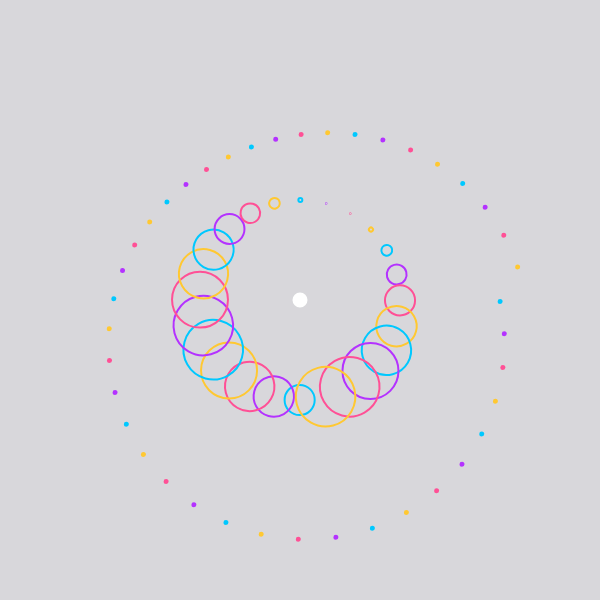
Frame 1 (no input)
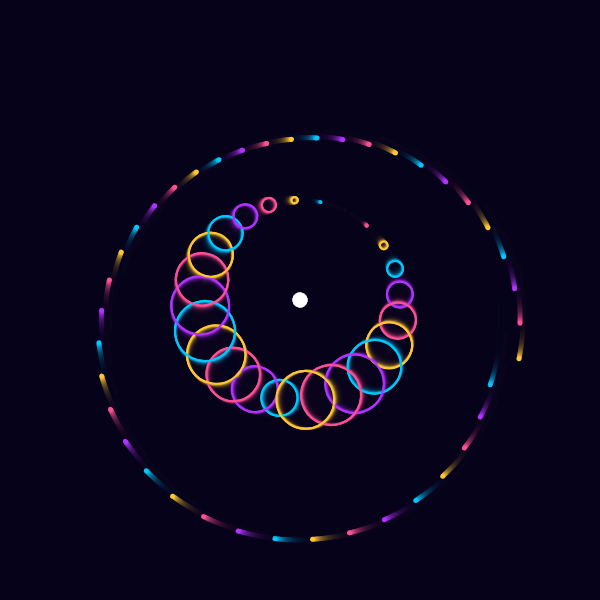
Frame 60 (no input)
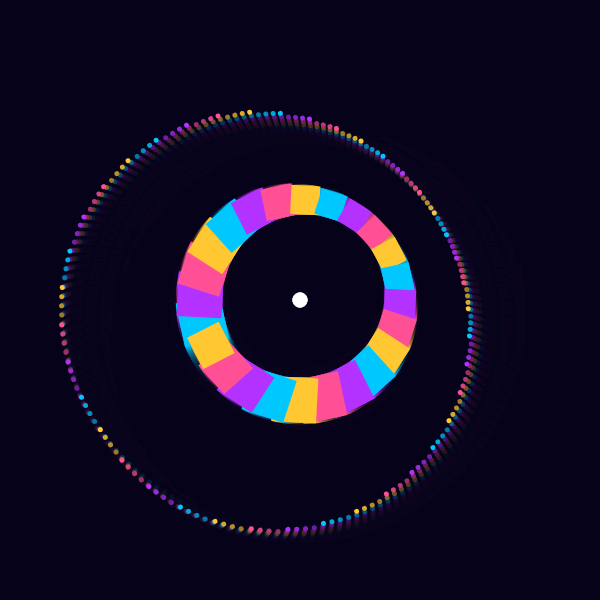
Frame 120 (the mouse pressed at the canvas centre since frame 60)

The p5.js sketch that drew these frames (run headless with seeded random() and noise() and a simulated clock; from frame 60 on, the mouse is pressed at the canvas centre):

// p5.js sketch
// ── sketch.js

/*
Name: Jayden G
Title: Digital Galaxy
Instructions:
Move your mouse to change the size and movement of the pattern.
Click to change the pattern.
Press SPACE to change the colors.
*/

let colors = [];
let patternType = 0;
let rotation = 0;

function setup() {
  createCanvas(600, 600);
  angleMode(DEGREES);
  colors = [
    color(0, 200, 255),
    color(180, 50, 255),
    color(255, 80, 150),
    color(255, 200, 50)
  ];
}

function draw() {
  background(10, 5, 30, 40);

  translate(width / 2, height / 2);

  // Mouse controls the pattern size
  let patternSize = map(mouseX, 0, width, 30, 180);

  // Mouse controls the rotation speed
  rotation += map(mouseY, 0, height, 0.2, 2);

  rotate(rotation);

  // FOR LOOP creates repeated circular shapes
  for (let i = 0; i < 24; i++) {
    push();

    rotate(i * 15);

    let size = patternSize + sin(rotation + i * 20) * 30;

    // CONDITIONAL changes the shape
    if (patternType === 0) {
      noFill();
      stroke(colors[i % colors.length]);
      strokeWeight(2);
      ellipse(0, 100, size, size);
    } else if (patternType === 1) {
      fill(colors[i % colors.length]);
      noStroke();
      rectMode(CENTER);
      rect(0, 100, size / 3, size / 3);
    } else {
      noFill();
      stroke(colors[i % colors.length]);
      strokeWeight(3);
      triangle(
        0, 100 - size / 2,
        -size / 2, 100 + size / 2,
        size / 2, 100 + size / 2
      );
    }

    pop();
  }

  // WHILE LOOP creates additional orbiting dots
  let count = 0;

  while (count < 40) {
    let angle = count * 9;
    let distance = 200 + sin(rotation + count * 10) * 40;

    let x = cos(angle + rotation) * distance;
    let y = sin(angle + rotation) * distance;

    noStroke();
    fill(colors[count % colors.length]);
    circle(x, y, 5);

    count++;
  }

  // Center decoration
  fill(255);
  noStroke();
  circle(0, 0, 15);
}

// Clicking changes the pattern
function mousePressed() {
  patternType++;

  if (patternType > 2) {
    patternType = 0;
  }
}

// SPACE changes the color palette
function keyPressed() {
  if (key === ' ') {
    colors = [
      color(random(255), random(255), random(255)),
      color(random(255), random(255), random(255)),
      color(random(255), random(255), random(255)),
      color(random(255), random(255), random(255))
    ];
  }
}
